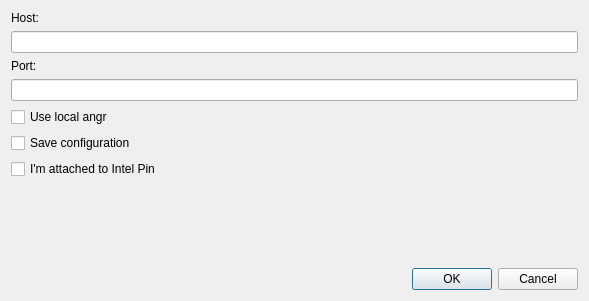
<?xml version="1.0" encoding="UTF-8"?>
<ui version="4.0">
 <class>IDAngrConnectDialog</class>
 <widget class="QDialog" name="IDAngrConnectDialog">
  <property name="geometry">
   <rect>
    <x>0</x>
    <y>0</y>
    <width>589</width>
    <height>301</height>
   </rect>
  </property>
  <property name="windowTitle">
   <string>IDAngr init</string>
  </property>
  <layout class="QGridLayout" name="gridLayout_2">
   <item row="2" column="0">
    <spacer name="verticalSpacer">
     <property name="orientation">
      <enum>Qt::Vertical</enum>
     </property>
     <property name="sizeHint" stdset="0">
      <size>
       <width>20</width>
       <height>73</height>
      </size>
     </property>
    </spacer>
   </item>
   <item row="3" column="0">
    <widget class="QDialogButtonBox" name="buttonBox">
     <property name="orientation">
      <enum>Qt::Horizontal</enum>
     </property>
     <property name="standardButtons">
      <set>QDialogButtonBox::Cancel|QDialogButtonBox::Ok</set>
     </property>
    </widget>
   </item>
   <item row="1" column="0">
    <layout class="QGridLayout" name="gridLayout">
     <property name="sizeConstraint">
      <enum>QLayout::SetMaximumSize</enum>
     </property>
     <item row="3" column="0">
      <widget class="QLineEdit" name="portTxt"/>
     </item>
     <item row="0" column="0">
      <widget class="QLabel" name="label">
       <property name="maximumSize">
        <size>
         <width>16777215</width>
         <height>23</height>
        </size>
       </property>
       <property name="text">
        <string>Host:</string>
       </property>
      </widget>
     </item>
     <item row="1" column="0">
      <widget class="QLineEdit" name="hostTxt"/>
     </item>
     <item row="2" column="0">
      <widget class="QLabel" name="label_2">
       <property name="maximumSize">
        <size>
         <width>16777215</width>
         <height>23</height>
        </size>
       </property>
       <property name="text">
        <string>Port:</string>
       </property>
      </widget>
     </item>
     <item row="5" column="0">
      <widget class="QCheckBox" name="localBox">
       <property name="maximumSize">
        <size>
         <width>16777215</width>
         <height>23</height>
        </size>
       </property>
       <property name="text">
        <string>Use local angr</string>
       </property>
      </widget>
     </item>
     <item row="7" column="0">
      <widget class="QCheckBox" name="pinBox">
       <property name="text">
        <string>I'm attached to Intel Pin</string>
       </property>
      </widget>
     </item>
     <item row="6" column="0">
      <widget class="QCheckBox" name="saveBox">
       <property name="maximumSize">
        <size>
         <width>16777215</width>
         <height>23</height>
        </size>
       </property>
       <property name="text">
        <string>Save configuration</string>
       </property>
       <property name="checked">
        <bool>false</bool>
       </property>
      </widget>
     </item>
    </layout>
   </item>
  </layout>
 </widget>
 <resources/>
 <connections>
  <connection>
   <sender>buttonBox</sender>
   <signal>accepted()</signal>
   <receiver>IDAngrConnectDialog</receiver>
   <slot>accept()</slot>
   <hints>
    <hint type="sourcelabel">
     <x>248</x>
     <y>254</y>
    </hint>
    <hint type="destinationlabel">
     <x>157</x>
     <y>274</y>
    </hint>
   </hints>
  </connection>
  <connection>
   <sender>buttonBox</sender>
   <signal>rejected()</signal>
   <receiver>IDAngrConnectDialog</receiver>
   <slot>reject()</slot>
   <hints>
    <hint type="sourcelabel">
     <x>316</x>
     <y>260</y>
    </hint>
    <hint type="destinationlabel">
     <x>286</x>
     <y>274</y>
    </hint>
   </hints>
  </connection>
 </connections>
</ui>
